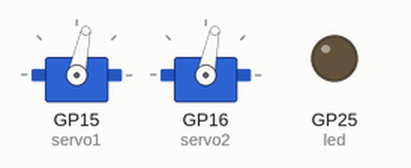
A program run on a simulated Raspberry Pi Pico running MicroPython. Parts: 2 × servo, output pins drawn as LEDs (lit = HIGH). Random numbers come from a fixed seed; servo angles are drawn from the pulse width (0.5 ms = 0°, 2.5 ms = 180°).

Above: at 2.3 s.
At 2.8 s:
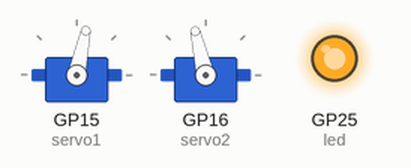
At 3.9 s:
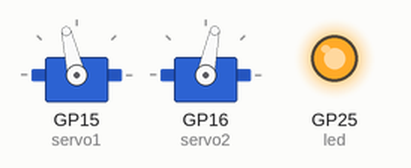
At 8.1 s:
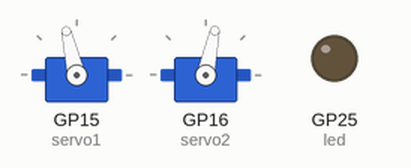
At 20.6 s:
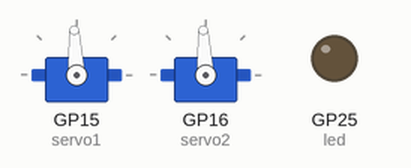
At 36.1 s:
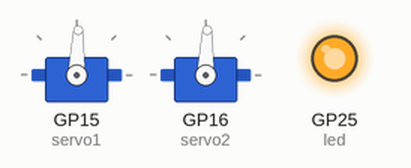
Timing chart, 0 to 40.0 s (numbered marks = the images above):
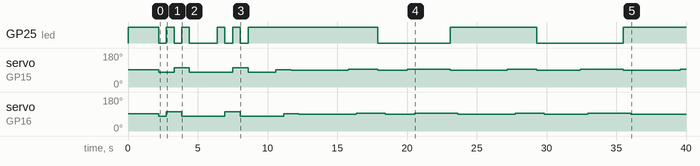

Measured:
- by itself, GP25 (led): HIGH → LOW at 2.2 s, → HIGH 0.55 s later, → LOW 0.55 s later, → HIGH 0.55 s later, … (14 changes in this stretch)
- by itself, servo on GP15 (servo1): 91° → 78° at 2.2 s, → 103° 1.1 s later, → 78° 1.1 s later, → 103° 3.1 s later, … (16 changes in this stretch)
- by itself, servo on GP16 (servo2): 91° → 78° at 2.2 s, → 103° 0.55 s later, → 78° 1.1 s later, → 103° 3.1 s later, … (15 changes in this stretch)

The program:

0.4.2_delaydef.py
```python
from machine import Pin, PWM
import time, random
led = Pin(25, Pin.OUT)
led.value(1)

def delay(n):
    if n == 0:
        time.sleep(0.55)
    else:
        time.sleep(n)

def hodl():
    hodl_min = 1
    hodl_max = 3
    time.sleep(random.randint(hodl_min,hodl_max))

class Servo(PWM):
    def __init__(self, pin: Pin):
        super().__init__(pin)
        self.MIN = 814000
        self.MAX = 2200000
        self.STEP = (self.MAX - self.MIN)/100
        self.pos_perc_min = 40
        self.pos_perc_max = 60
        super().freq(50)
        super().duty_ns(int((50 * self.STEP)+self.MIN))
        delay(0)
    def rand(self,):
        super().duty_ns(int((random.randint(self.pos_perc_min, self.pos_perc_max) * self.STEP)+self.MIN))
    def min(self,):
        super().duty_ns(int((self.pos_perc_min * self.STEP)+self.MIN))
    def max(self,):
        super().duty_ns(int((self.pos_perc_max * self.STEP)+self.MIN))
    def go(self,pos):
        super().duty_ns(int((pos * self.STEP)+self.MIN))
        delay(0)

class Laser(Pin):
    def __init__(self, pin: Pin):
        super().__init__(pin)
        super().value(1)
    def rand(self,):
        i = random.randint(0,100)
        if i >= 5:
            super().value(1)
        else:
            super().value(0)

servo1 = Servo(Pin(15))
servo2 = Servo(Pin(16))
laser  = Laser(0)

while True:
    laser.value(1)
    servo1.go(50)
    servo2.go(50)
    for i in range(2):
        servo1.min()
        servo2.min()
        led.toggle()
        delay(0)
        servo1.min()
        servo2.max()
        led.toggle()
        delay(0)
        servo1.max()
        servo2.max()
        led.toggle()
        delay(0)
        servo1.max()
        servo2.min()
        led.toggle()
        delay(0)
        servo1.min()
        servo2.min()
        led.toggle()
        delay(2)
    servo1.go(50)
    servo2.go(50)
    for i in range(20):
        servo1.go(48)
        servo2.go(48)
        laser.rand()
        hodl()
        servo1.go(52)
        servo2.go(52)
        laser.rand()
        hodl()
        led.toggle()
```
